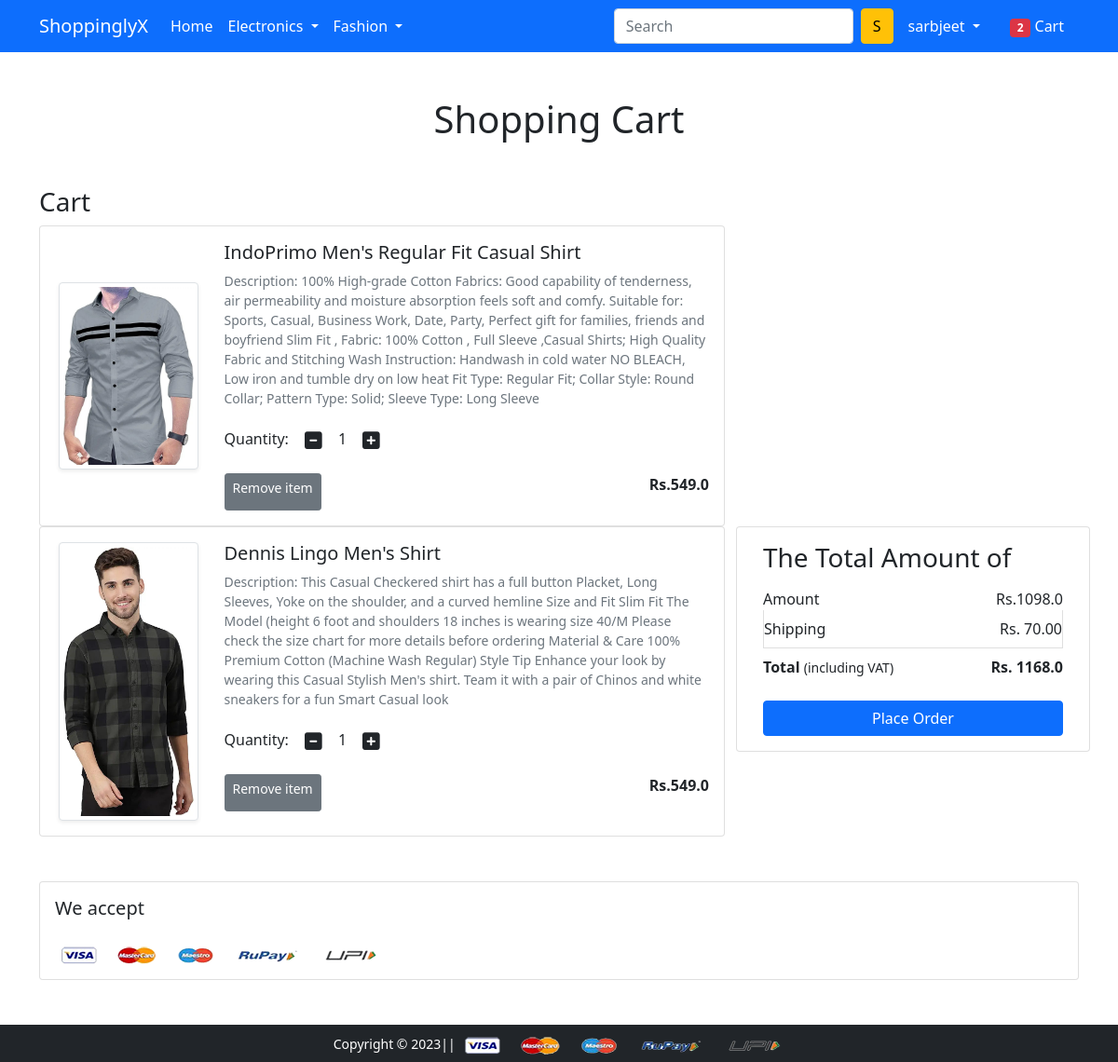
The page /cart/ (signed in) on the database its author committed.
### store/models.py (models this page shows, shortened)
class Cart(models.Model):
    user = models.ForeignKey(User, on_delete=models.CASCADE)
    product = models.ForeignKey(Product, on_delete=models.CASCADE)
    quantity = models.PositiveIntegerField(default=1)

class Product(models.Model):
    title = models.CharField(max_length=100)
    selling_price = models.FloatField()
    discounted_price =models.FloatField()
    description = models.TextField()
    brand = models.CharField(max_length=100)
    category = models.CharField(choices=CATEGORY_CHOICES,max_length=2)
    product_image = models.ImageField(upload_to='productimg')

### store/views.py (the view)
# urls.py: path('cart/', views.show_cart, name='showcart'),
@login_required
def show_cart(request):
  totalitem = 0
  if request.user.is_authenticated:
    totalitem = len(Cart.objects.filter(user=request.user))
    cart = Cart.objects.filter(user=request.user)
    amount= 0.0
    shipping_amount = 70.0
    totalamount = 0.0
    cart_product = [p for p in Cart.objects.all() if p.user == request.user]
    if cart_product:
      for p in cart_product:
        tempamount = (p.quantity * p.product.discounted_price)
        amount += tempamount
        totalamount =amount + shipping_amount
      return render(request,'app/addtocart.html',{'cart':cart,'amount':amount, 'totalamount':totalamount,'totalitem':totalitem})
    else:
      return render(request,'app/emptycart.html')

### store/templates/app/addtocart.html (shortened to what this page needs)
{% extends 'app/base.html' %}
{% load static %}
{% block main-content %}
<div class="container my-5">
  <div class="row">
    <h1 class="text-center mb-5">Shopping Cart</h1>
    <h3>Cart</h3>
    {% for c in cart %}
    <div class="col-sm-8">
      <div class="card">
        <div class="card-body">
          <div class="row">
            <div class="col-sm-3 text-center align-self-center"><img src="{{c.product.product_image.url}}" alt="" srcset="" class="img-fluid img-thumbnail shadow-sm" height="150" width="150"> </div>
            <div class="col-sm-9">
              <div>
              <h5>{{c.product.title}}</h5>
              <p class="mb-2 text-muted small">Description: {{c.product.description}}</p>
              <div class="my-3">
                <label for="quantity">Quantity:</label>
                <a class="minus-cart btn" pid="{{c.product.id}}"><i class="fas fa-minus-square fa-lg"></i></a>
                <span id="quantity">{{c.quantity}}</span>
                <a class="plus-cart btn" pid="{{c.product.id}}"><i class="fas fa-plus-square fa-lg"></i></a>
              </div>
              <div class="d-flex justify-content-between">
                <a href="#" class="btn btn-sm btn-secondary mr-3 remove-cart" pid="{{c.product.id}}">Remove item </a>
                <p ><span><strong>Rs.{{c.product.discounted_price}}</strong></span></p>
              </div>
            </div>
          </div>
        </div>
      </div>
    </div>
    </div>
    {% endfor %}
    <div class="col-sm-4">
      <div class="row">
      <div class="card">
        <div class="card-body">
          <h3>The Total Amount of</h3>
          <ul class="list-group">
            <li class="list-group-item d-flex justify-content-between align-items-center border-0 px-0 pb-0">Amount<span>Rs.<span id="amount">{{amount}}</li>
            <li class="list-group-item d-flex justify-content-between align-items-center px-0">Shipping<span>Rs. 70.00</span></li>
            <li class="list-group-item d-flex justify-content-between align-items-center border-0 px-0 mb-3">
              <div>
                <strong>Total</strong> <small>(including VAT)</small>
              </div>
              <span><strong>Rs. <strong id="totalamount">{{totalamount}}</strong></strong></span>
            </li>
          </ul>
        <div class="d-grid"><a href="{% url 'checkout' %}" class="btn btn-primary">Place Order</a></div>
        </div>
      </div>
      </div>
    </div>
  </div>
</div>
    <div class="container">
      <div class="row">
        <div class="col-sm-12">
          <div class="card">
            <div class="card-body">
              <h5 class="mb-4">We accept</h5>
              <img src="{% static 'app/images/payment.png' %}" alt="" class="img-fluid">
            </div>
          </div>
        </div>
      </div>
    </div>
{% endblock main-content %}

### store/templates/app/base.html (shortened to what this page needs)
<!doctype html>
{% load static %}
<html lang="en">
  <head>
    <link href="https://cdn.jsdelivr.net/npm/bootstrap@5.0.0-beta1/dist/css/bootstrap.min.css" rel="stylesheet">
    <link rel="stylesheet" href="{% static 'app/css/owl.carousel.min.css' %}">
    <link rel="stylesheet" href="{% static 'app/css/all.min.css' %}">
    <link rel="stylesheet" href="{% static 'app/css/style.css' %}">
  </head>
  <body>
    <nav class="navbar navbar-expand-lg navbar-dark bg-primary">
     <div class="container">
       <a class="navbar-brand" href="/">ShoppinglyX</a>
       <div class="collapse navbar-collapse" id="navbarSupportedContent">
         <ul class="navbar-nav me-auto mb-2 mb-lg-0">
           <li class="nav-item">
             <a class="nav-link active" aria-current="page" href="/">Home</a>
           </li>
           <li class="nav-item dropdown">
             <a class="nav-link dropdown-toggle text-white" href="#" id="electronicsDropdown" role="button" data-bs-toggle="dropdown" aria-expanded="false">
               Electronics
             </a>
           </li>
           <li class="nav-item dropdown">
             <a class="nav-link dropdown-toggle text-white" href="#" id="fashionDropdown" role="button" data-bs-toggle="dropdown" aria-expanded="false">
               Fashion
             </a>
           </li>
         </ul>
         <form class="d-flex">
           <input class="form-control me-2" type="search" placeholder="Search" aria-label="Search">
           <button class="btn btn-warning" type="submit">S</button>
         </form>
         <div>
          <ul class="navbar-nav me-auto mb-2 mb-lg-0">
            {% if request.user.is_authenticated %}
           <li class="nav-item dropdown mx-2">
              <a class="nav-link dropdown-toggle text-white" href="#" id="profileDropdown" role="button" data-bs-toggle="dropdown" aria-expanded="false">
                <span class="capitalize">{{request.user}}</span>
              </a>
            </li>
            <li class="nav-item mx-2">
             <a href="{% url 'showcart' %}" class="nav-link text-white"><span class="badge bg-danger">{{totalitem}}</span> Cart </a>
            </li>
            {% endif %}
          </ul>
         </div>
       </div>
     </div>
    </nav>
    {% block main-content %} {% endblock main-content %}
    <footer class="container-fluid bg-dark text-center p-2 mt-5">
        <small class="text-white">Copyright &copy; 2023|| </small>
        <img src="{% static 'app/images/payment.png' %}" alt="" srcset="" class="img-fluid" height="2px">
    </footer>
  </body>
</html>

### rows shown on the page
Cart: product.product_image (picture), product "IndoPrimo Men's Regular Fit Casual Shirt", product.description "100% High-grade Cotton Fabrics: Good capability of tenderness, air permeability and moisture absorption feels soft and comfy. Suitable for: Sports, Casual, Business Work, Date, Party, Perfect gift for families, friends and boyfriend Slim Fit , Fabric: 100% Cotton , Full Sleeve ,Casual Shirts; High Quality Fabric and Stitching Wash Instruction: Handwash in cold water NO BLEACH, Low iron and tumble dry on low heat Fit Type: Regular Fit; Collar Style: Round Collar; Pattern Type: Solid; Sleeve Type: Long Sleeve", quantity "1", product.discounted_price "549.0"
Cart: product.product_image (picture), product "Dennis Lingo Men's Shirt", product.description "This Casual Checkered shirt has a full button Placket, Long Sleeves, Yoke on the shoulder, and a curved hemline Size and Fit Slim Fit The Model (height 6 foot and shoulders 18 inches is wearing size 40/M Please check the size chart for more details before ordering Material & Care 100% Premium Cotton (Machine Wash Regular) Style Tip Enhance your look by wearing this Casual Stylish Men's shirt. Team it with a pair of Chinos and white sneakers for a fun Smart Casual look", quantity "1", product.discounted_price "549.0"

### other values the page prints
{{ request.user }} "sarbjeet"
{{ totalitem }} "2"
{{ amount }} "1098.0"
{{ totalamount }} "1168.0"
